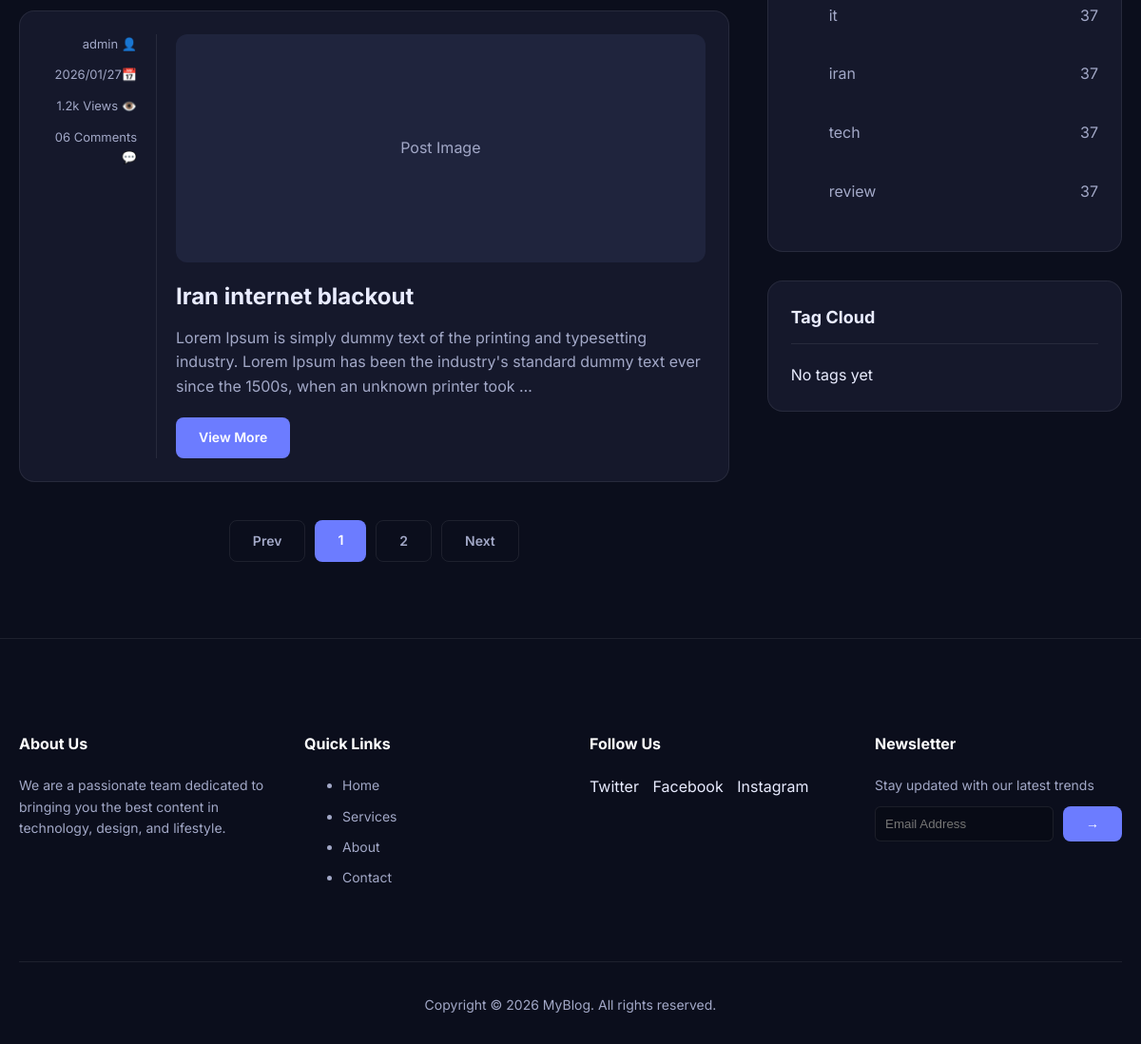
Before: / (lower part) with the older database file.
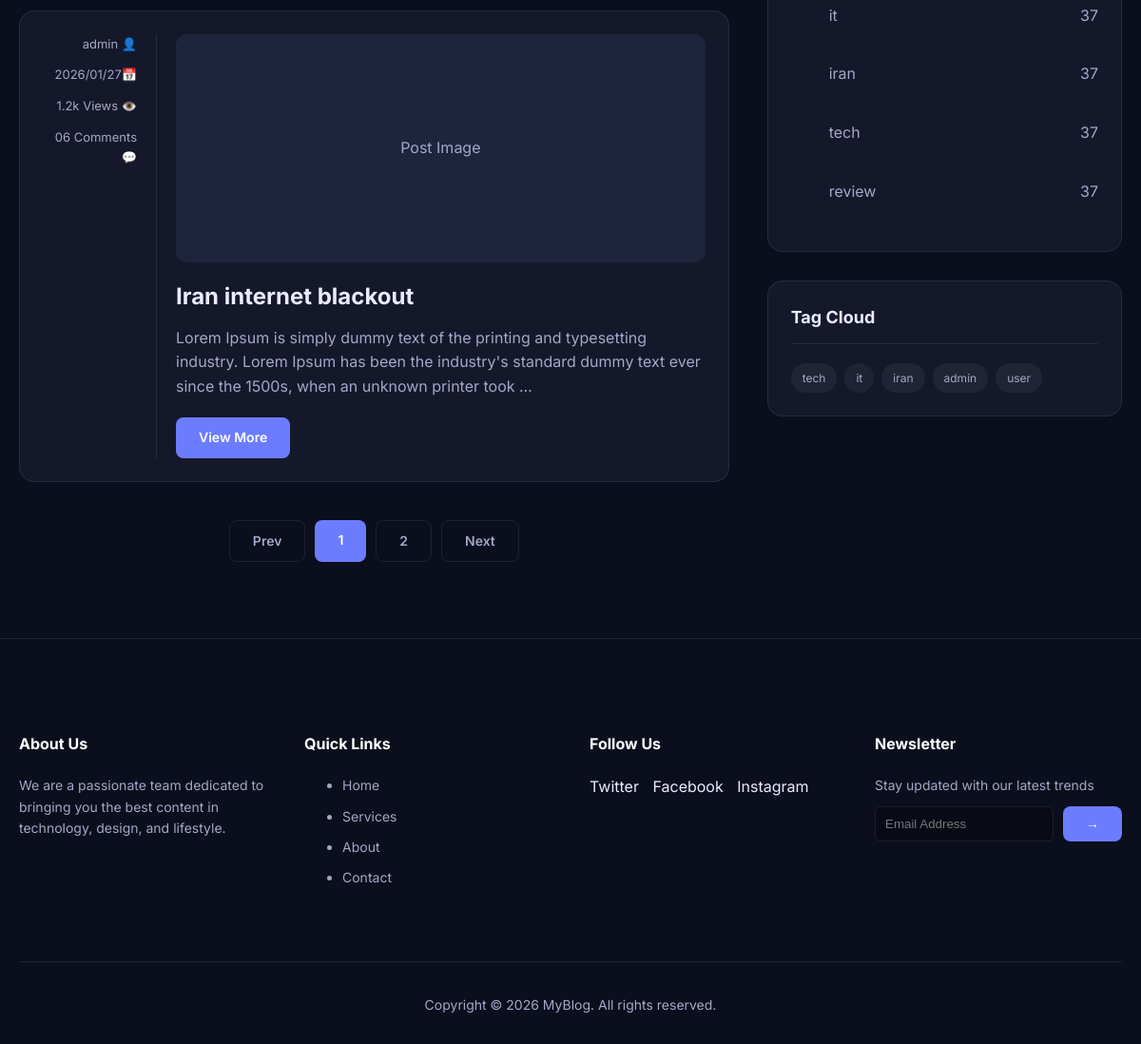
After: the same page with the newer database file.
### posts/models.py (models this page shows, shortened)
class Post(models.Model):
    title = models.CharField(max_length=200)
    content = models.TextField()
    author = models.ForeignKey(
        settings.AUTH_USER_MODEL,
        on_delete=models.CASCADE,
        related_name="posts"
    )
    created_date = models.DateTimeField(auto_now_add=True)
    updated_date = models.DateTimeField(auto_now=True)
    status = models.BooleanField(default=True)
    category = models.ManyToManyField(
        Category,
        related_name="posts",
        blank=True
    )
    tag = models.ManyToManyField(
        Tag,
        related_name="posts",
        blank=True
    )

class Category(models.Model):
    name = models.CharField(max_length=100, unique=True)
    slug = models.SlugField(unique=True)
    class Meta:
      verbose_name_plural = "Categories"

class Tag(models.Model):
    name = models.CharField(max_length=100, unique=True)
    slug = models.SlugField(unique=True)

### accounts/models.py (models this page shows)
class CustomUser(AbstractUser):
    phone_number = models.CharField(max_length=20, blank=False, null=False, default="09916716575")
    profile_picture = models.ImageField(upload_to='profiles/', blank=True, null=True)
    def __str__(self):
        return self.username

### posts/views.py (the view)
# urls.py: path('', blog_home, name='blog_home'),
def blog_home(request):
    posts = Post.objects.filter(status=1, created_date__lte=timezone.now()).order_by('-created_date')
    tags = Tag.objects.all()
    categories = Category.objects.all()
    return render(request, 'posts/blog.html', {
        'posts': posts,
        'tags': tags,
        'categories': categories
    })

### templates/posts/blog.html (shortened to what this page needs)
{% extends 'base.html' %}
{% block content %}
  <section class="main-area">
    <div class="container layout-grid">
      <div class="posts-list">
        {% for post in posts %}
        <article class="post-item">
          <div class="post-meta-side">
            <div>{{post.author}} <span>👤</span></div>
            <div>{{post.created_date|date:"Y/m/d"}}<span>📅</span></div>
            <div>1.2k Views <span>👁️</span></div>
            <div>06 Comments <span>💬</span></div>
          </div>
          <div class="post-content">
            <div style="background: #1f243d; height: 240px; border-radius: 12px; margin-bottom: 20px; display: flex; align-items: center; justify-content: center; color: var(--muted);">Post Image</div>
            <h2 class="post-title"><a href="#">{{post.title}}</a></h2>
            <p class="post-excerpt">
              {{ post.content|truncatewords:30 }}
            </p>
            <a href="#" class="btn">View More</a>
          </div>
        </article>
        {% endfor %}
        <div style="display: flex; justify-content: center; gap: 10px; margin-top: 40px;">
          <a href="#" class="btn" style="background: transparent; border: 1px solid var(--border); color: var(--muted);">Prev</a>
          <a href="#" class="btn">1</a>
          <a href="#" class="btn" style="background: transparent; border: 1px solid var(--border); color: var(--muted);">2</a>
          <a href="#" class="btn" style="background: transparent; border: 1px solid var(--border); color: var(--muted);">Next</a>
        </div>
      </div>
      <aside class="sidebar-widgets">
        {% include 'posts/partials/sidebar/categories.html' %}
        {% include 'posts/partials/sidebar/tag_cloud.html' %}
      </aside>
    </div>
  </section>
{% endblock %}

### templates/posts/partials/sidebar/categories.html (shortened to what this page needs)
<div class="widget">
  {% for category in categories %}
  <ul class="cat-list">
    <li><a href="{% url 'posts:cat' category_slug=category.slug %}">{{category.name}}</a> <span>37</span></li>
  </ul>
{% endfor %}
</div>

### templates/posts/partials/sidebar/tag_cloud.html
<div class="widget">
  <h3 class="widget-title">Tag Cloud</h3>
  <div class="tag-cloud">
    {% for tag in tags %}
      <a href="{% url 'posts:tag' tag_slug=tag.slug %}" class="tag">{{ tag.name }}</a>
    {% empty %}
      <span class="muted">No tags yet</span>
    {% endfor %}
  </div>
</div>

Changed rows visible on the page:
added Tag: name "tech"
added Tag: name "it"
added Tag: name "iran"
added Tag: name "admin"
added Tag: name "user"
Other visible differences:
text no longer shown: "No tags yet"
